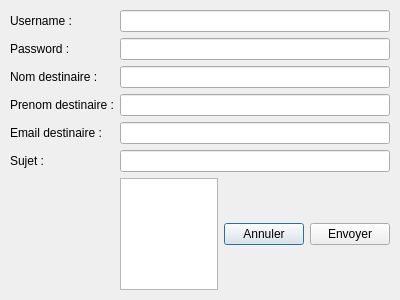
<?xml version="1.0" encoding="UTF-8"?>
<ui version="4.0">
 <class>Dialog</class>
 <widget class="QDialog" name="Dialog">
  <property name="geometry">
   <rect>
    <x>0</x>
    <y>0</y>
    <width>400</width>
    <height>300</height>
   </rect>
  </property>
  <property name="windowTitle">
   <string>Dialog</string>
  </property>
  <widget class="QWidget" name="layoutWidget">
   <property name="geometry">
    <rect>
     <x>10</x>
     <y>10</y>
     <width>380</width>
     <height>280</height>
    </rect>
   </property>
   <layout class="QFormLayout" name="formLayout">
    <item row="4" column="0">
     <widget class="QLabel" name="label">
      <property name="text">
       <string>Email destinaire : </string>
      </property>
     </widget>
    </item>
    <item row="1" column="0">
     <widget class="QLabel" name="label_2">
      <property name="text">
       <string>Password :</string>
      </property>
     </widget>
    </item>
    <item row="0" column="0">
     <widget class="QLabel" name="label_3">
      <property name="text">
       <string>Username :</string>
      </property>
     </widget>
    </item>
    <item row="0" column="1">
     <widget class="QLineEdit" name="uname"/>
    </item>
    <item row="1" column="1">
     <widget class="QLineEdit" name="passwd"/>
    </item>
    <item row="4" column="1">
     <widget class="QLineEdit" name="recipient"/>
    </item>
    <item row="5" column="0">
     <widget class="QLabel" name="label_4">
      <property name="text">
       <string>Sujet :</string>
      </property>
     </widget>
    </item>
    <item row="5" column="1">
     <widget class="QLineEdit" name="subjectLineEdit"/>
    </item>
    <item row="3" column="0">
     <widget class="QLabel" name="label_5">
      <property name="text">
       <string>Prenom destinaire :</string>
      </property>
     </widget>
    </item>
    <item row="2" column="0">
     <widget class="QLabel" name="label_6">
      <property name="text">
       <string>Nom destinaire :</string>
      </property>
     </widget>
    </item>
    <item row="2" column="1">
     <widget class="QLineEdit" name="recipient_n"/>
    </item>
    <item row="3" column="1">
     <widget class="QLineEdit" name="recipient_s"/>
    </item>
    <item row="6" column="1">
     <layout class="QHBoxLayout" name="horizontalLayout">
      <item>
       <widget class="QTextEdit" name="message">
        <property name="html">
         <string>&lt;!DOCTYPE HTML PUBLIC &quot;-//W3C//DTD HTML 4.0//EN&quot; &quot;http://www.w3.org/TR/REC-html40/strict.dtd&quot;&gt;
&lt;html&gt;&lt;head&gt;&lt;meta name=&quot;qrichtext&quot; content=&quot;1&quot; /&gt;&lt;style type=&quot;text/css&quot;&gt;
p, li { white-space: pre-wrap; }
&lt;/style&gt;&lt;/head&gt;&lt;body style=&quot; font-family:'MS Shell Dlg 2'; font-size:8.25pt; font-weight:400; font-style:normal;&quot;&gt;
&lt;p style=&quot;-qt-paragraph-type:empty; margin-top:0px; margin-bottom:0px; margin-left:0px; margin-right:0px; -qt-block-indent:0; text-indent:0px; font-family:'MS Shell Dlg 2';&quot;&gt;&lt;br /&gt;&lt;/p&gt;&lt;/body&gt;&lt;/html&gt;</string>
        </property>
       </widget>
      </item>
      <item>
       <widget class="QPushButton" name="annuler_mail">
        <property name="text">
         <string>Annuler</string>
        </property>
       </widget>
      </item>
      <item>
       <widget class="QPushButton" name="envoyer_dialog">
        <property name="text">
         <string>Envoyer</string>
        </property>
       </widget>
      </item>
     </layout>
    </item>
   </layout>
  </widget>
 </widget>
 <resources/>
 <connections/>
</ui>
